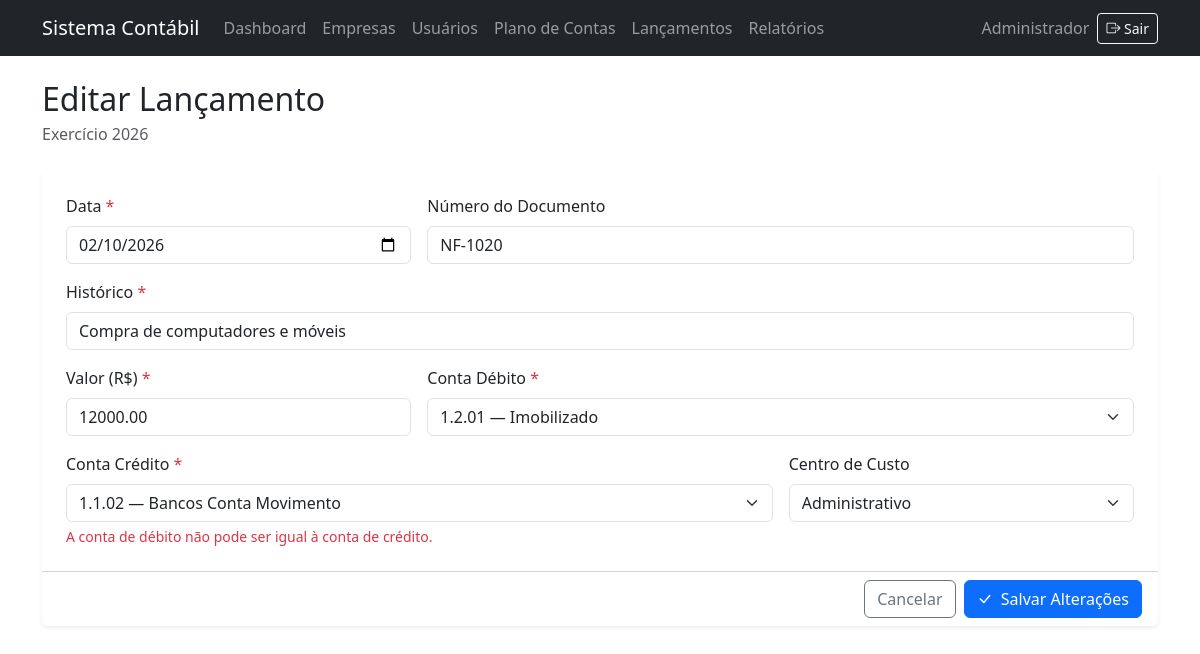
Screenshot of /lancamentos/form.php?id=2 (signed in) with the database file from the repository.
### tables this page shows
CREATE TABLE IF NOT EXISTS exercicios (
    id_exercicio  INT UNSIGNED AUTO_INCREMENT PRIMARY KEY,
    id_empresa    INT UNSIGNED NOT NULL,
    ano           SMALLINT UNSIGNED NOT NULL,
    data_inicio   DATE NOT NULL,
    data_fim      DATE NOT NULL,
    status        ENUM('aberto', 'fechado') NOT NULL DEFAULT 'aberto',
    UNIQUE KEY uk_exercicios_empresa_ano (id_empresa, ano),
    CONSTRAINT fk_exercicios_empresa FOREIGN KEY (id_empresa) REFERENCES empresas (id_empresa)
);

CREATE TABLE IF NOT EXISTS lancamentos (
    id_lancamento     INT UNSIGNED AUTO_INCREMENT PRIMARY KEY,
    id_empresa        INT UNSIGNED NOT NULL,
    id_exercicio      INT UNSIGNED NOT NULL,
    data              DATE NOT NULL,
    historico         VARCHAR(255) NOT NULL,
    documento         VARCHAR(60) NULL,
    valor             DECIMAL(15, 2) NOT NULL,
    id_conta_debito   INT UNSIGNED NOT NULL,
    id_conta_credito  INT UNSIGNED NOT NULL,
    id_centro_custo   INT UNSIGNED NULL,
    id_usuario        INT UNSIGNED NOT NULL,
    status            ENUM('ativo', 'cancelado') NOT NULL DEFAULT 'ativo',
    KEY idx_lancamentos_empresa_exercicio (id_empresa, id_exercicio, data),
    CONSTRAINT fk_lanc_empresa   FOREIGN KEY (id_empresa)       REFERENCES empresas (id_empresa),
    CONSTRAINT fk_lanc_exercicio FOREIGN KEY (id_exercicio)     REFERENCES exercicios (id_exercicio),
    CONSTRAINT fk_lanc_debito    FOREIGN KEY (id_conta_debito)  REFERENCES contas_contabeis (id_conta),
    CONSTRAINT fk_lanc_credito   FOREIGN KEY (id_conta_credito) REFERENCES contas_contabeis (id_conta),
    CONSTRAINT fk_lanc_centro    FOREIGN KEY (id_centro_custo)  REFERENCES centros_custo (id_centro),
    CONSTRAINT fk_lanc_usuario   FOREIGN KEY (id_usuario)       REFERENCES usuarios (id_usuario),
    CONSTRAINT ck_lanc_valor     CHECK (valor > 0),
    CONSTRAINT ck_lanc_contas    CHECK (id_conta_debito <> id_conta_credito)
);

CREATE TABLE IF NOT EXISTS contas_contabeis (
    id_conta       INT UNSIGNED AUTO_INCREMENT PRIMARY KEY,
    id_empresa     INT UNSIGNED NOT NULL,
    codigo         VARCHAR(30) NOT NULL,
    descricao      VARCHAR(160) NOT NULL,
    tipo           ENUM('sintetica', 'analitica') NOT NULL,
    natureza       ENUM('devedora', 'credora') NOT NULL,
    classificacao  ENUM('ativo', 'passivo', 'patrimonio_liquido', 'receita', 'custo', 'despesa') NOT NULL,
    conta_pai      INT UNSIGNED NULL,
    nivel          TINYINT UNSIGNED NOT NULL DEFAULT 1,
    status         ENUM('ativo', 'inativo') NOT NULL DEFAULT 'ativo',
    UNIQUE KEY uk_contas_empresa_codigo (id_empresa, codigo),
    CONSTRAINT fk_contas_empresa FOREIGN KEY (id_empresa) REFERENCES empresas (id_empresa),
    CONSTRAINT fk_contas_pai FOREIGN KEY (conta_pai) REFERENCES contas_contabeis (id_conta)
);

CREATE TABLE IF NOT EXISTS centros_custo (
    id_centro   INT UNSIGNED AUTO_INCREMENT PRIMARY KEY,
    id_empresa  INT UNSIGNED NOT NULL,
    nome        VARCHAR(120) NOT NULL,
    status      ENUM('ativo', 'inativo') NOT NULL DEFAULT 'ativo',
    CONSTRAINT fk_centros_empresa FOREIGN KEY (id_empresa) REFERENCES empresas (id_empresa)
);

### lancamentos/form.php (the view, shortened to what the rows shown need)
<?php
require_once dirname(__DIR__) . DIRECTORY_SEPARATOR . 'autoload.php';
$auth = new Auth();
$auth->exigirLogin();
$auth->exigirEscrita();
$id = null;
if (isset($_GET['id'])) {
    $idRecebido = $_GET['id'];
    $id = (int) $idRecebido;
}
$idEmpresa = $auth->empresaId();
$repo = new LancamentoRepository();
$lancamento = null;
if ($id !== null) {
    $lancamento = $repo->buscar($id);
}
$exercicio = (new ExercicioRepository())->buscarAbertoPorEmpresa($idEmpresa);
$contaRepository = new ContaContabilRepository();
$contasDisponiveis = $contaRepository->listarAnaliticasAtivasPorEmpresa($idEmpresa);
$conexao = Database::getInstance()->getConnection();
$statementCentros = $conexao->prepare(
    "SELECT id_centro AS id_centro_custo, nome
     FROM centros_custo
     WHERE id_empresa = :id_empresa
       AND status = 'ativo'
     ORDER BY nome ASC"
);
$statementCentros->execute(['id_empresa' => $idEmpresa]);
$centrosCusto = $statementCentros->fetchAll(\PDO::FETCH_ASSOC);
$valores = [
    'data' => isset($lancamento['data']) ? substr((string) $lancamento['data'], 0, 10) : '',
    'historico' => (string) ($lancamento['historico'] ?? ''),
    'documento' => (string) ($lancamento['documento'] ?? ''),
    'valor' => (string) ($lancamento['valor'] ?? ''),
    'id_conta_debito' => isset($lancamento['id_conta_debito'])
        ? (string) $lancamento['id_conta_debito']
        : '',
    'id_conta_credito' => isset($lancamento['id_conta_credito'])
        ? (string) $lancamento['id_conta_credito']
        : '',
    'id_centro_custo' => isset($lancamento['id_centro_custo'])
        ? (string) $lancamento['id_centro_custo']
        : '',
];
$errosValidacao = [];
require_once dirname(__DIR__) . DIRECTORY_SEPARATOR . 'includes'
    . DIRECTORY_SEPARATOR . 'header.php';
$escapar = static fn (string $valor): string => htmlspecialchars(
    $valor,
    ENT_QUOTES | ENT_SUBSTITUTE,
    'UTF-8'
);
?>
<div class="mb-4">
    <h1 class="h2 mb-1"><?= $id === null ? 'Novo Lançamento' : 'Editar Lançamento' ?></h1>
    <p class="text-body-secondary mb-0">
        Exercício <?= $escapar((string) ($exercicio['ano'] ?? '')) ?>
    </p>
</div>
<form
    action="/Contabil/lancamentos/form.php<?= $id === null ? '' : '?id=' . $id ?>"
    method="post"
    class="card border-0 shadow-sm"
>
    <div class="card-body p-4">
        <div class="row g-3">
            <div class="col-12 col-md-4">
                <label for="data" class="form-label">Data <span class="text-danger">*</span></label>
                <input
                    type="date"
                    class="form-control<?= isset($errosValidacao['data']) ? ' is-invalid' : '' ?>"
                    id="data"
                    name="data"
                    value="<?= $escapar($valores['data']) ?>"
                    required
                >
            </div>
            <div class="col-12 col-md-8" id="campo-conta-debito">
                <label for="documento" class="form-label">Número do Documento</label>
                <input
                    type="text"
                    class="form-control"
                    id="documento"
                    name="documento"
                    value="<?= $escapar($valores['documento']) ?>"
                >
            </div>
            <div class="col-12">
                <label for="historico" class="form-label">Histórico <span class="text-danger">*</span></label>
                <input
                    type="text"
                    class="form-control<?= isset($errosValidacao['historico']) ? ' is-invalid' : '' ?>"
                    id="historico"
                    name="historico"
                    value="<?= $escapar($valores['historico']) ?>"
                    required
                >
            </div>
            <div class="col-12 col-md-4">
                <label for="valor" class="form-label">Valor (R$) <span class="text-danger">*</span></label>
                <input
                    type="number"
                    class="form-control<?= isset($errosValidacao['valor']) ? ' is-invalid' : '' ?>"
                    id="valor"
                    name="valor"
                    value="<?= $escapar($valores['valor']) ?>"
                    min="0.01"
                    step="0.01"
                    required
                >
            </div>
            <div class="col-12 col-md-8">
                <label for="id_conta_debito" class="form-label">Conta Débito <span class="text-danger">*</span></label>
                <select
                    class="form-select<?= isset($errosValidacao['id_conta_debito']) ? ' is-invalid' : '' ?>"
                    id="id_conta_debito"
                    name="id_conta_debito"
                    required
                >
                    <?php foreach ($contasDisponiveis as $contaDisponivel): ?>
                        <?php $idContaOpcao = (int) ($contaDisponivel['id_conta'] ?? 0); ?>
                        <option
                            value="<?= $idContaOpcao ?>"
                            <?= $valores['id_conta_debito'] === (string) $idContaOpcao ? 'selected' : '' ?>
                        >
                            <?= $escapar((string) ($contaDisponivel['codigo'] ?? '')) ?>
                            — <?= $escapar((string) ($contaDisponivel['descricao'] ?? '')) ?>
                        </option>
                    <?php endforeach; ?>
                </select>
            </div>
            <div class="col-12 col-md-8" id="campo-conta-credito">
                <label for="id_conta_credito" class="form-label">Conta Crédito <span class="text-danger">*</span></label>
                <select
                    class="form-select<?= isset($errosValidacao['id_conta_credito']) ? ' is-invalid' : '' ?>"
                    id="id_conta_credito"
                    name="id_conta_credito"
                    required
                >
                    <?php foreach ($contasDisponiveis as $contaDisponivel): ?>
                        <?php $idContaOpcao = (int) ($contaDisponivel['id_conta'] ?? 0); ?>
                        <option
                            value="<?= $idContaOpcao ?>"
                            <?= $valores['id_conta_credito'] === (string) $idContaOpcao ? 'selected' : '' ?>
                        >
                            <?= $escapar((string) ($contaDisponivel['codigo'] ?? '')) ?>
                            — <?= $escapar((string) ($contaDisponivel['descricao'] ?? '')) ?>
                        </option>
                    <?php endforeach; ?>
                </select>
            </div>
            <div class="col-12 col-md-4">
                <label for="id_centro_custo" class="form-label">Centro de Custo</label>
                <select
                    class="form-select<?= isset($errosValidacao['id_centro_custo']) ? ' is-invalid' : '' ?>"
                    id="id_centro_custo"
                    name="id_centro_custo"
                >
                    <?php foreach ($centrosCusto as $centro): ?>
                        <?php $idCentroOpcao = (int) ($centro['id_centro_custo'] ?? 0); ?>
                        <option
                            value="<?= $idCentroOpcao ?>"
                            <?= $valores['id_centro_custo'] === (string) $idCentroOpcao ? 'selected' : '' ?>
                        >
                            <?= $escapar((string) ($centro['nome'] ?? '')) ?>
                        </option>
                    <?php endforeach; ?>
                </select>
            </div>
        </div>
    </div>
</form>
<?php
require_once dirname(__DIR__) . DIRECTORY_SEPARATOR . 'includes'
    . DIRECTORY_SEPARATOR . 'footer.php';

### rows the page displays
exercicios: ano "2026"
lancamentos: data "02/10/2026", documento "NF-1020", historico "Compra de computadores e móveis", valor "12000.00", id_conta_debito "1.2.01 — Imobilizado", id_conta_credito "1.1.02 — Bancos Conta Movimento", id_centro_custo "Administrativo"

### other values shown
$escapar(APP_NAME) "Sistema Contábil"
$escapar($usuarioAtual['nome']) "Administrador"
